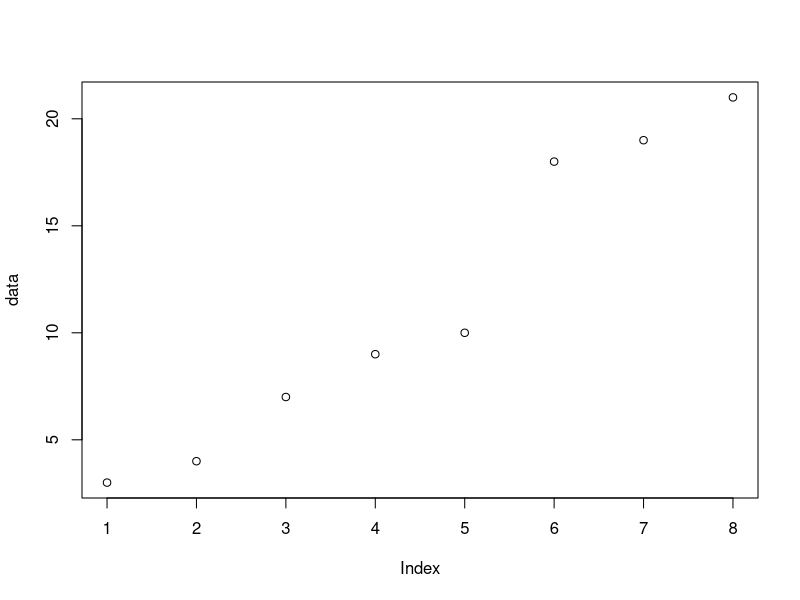
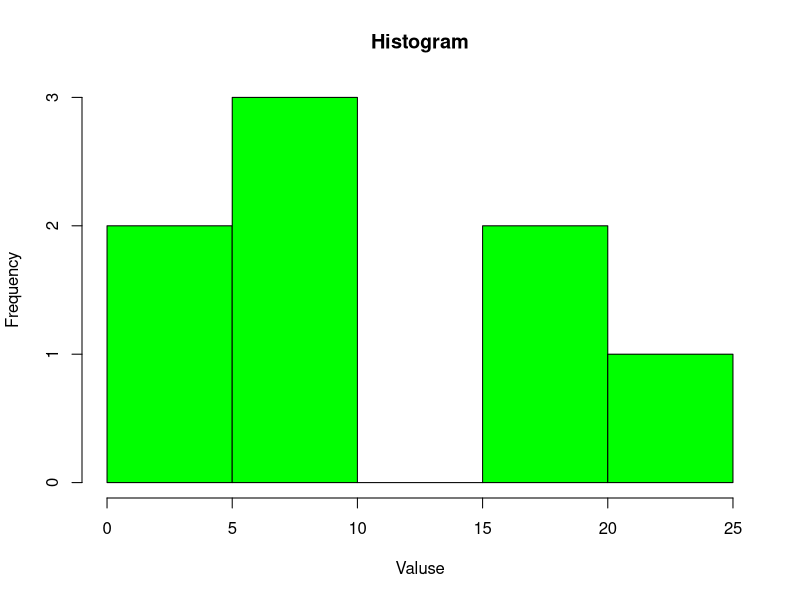
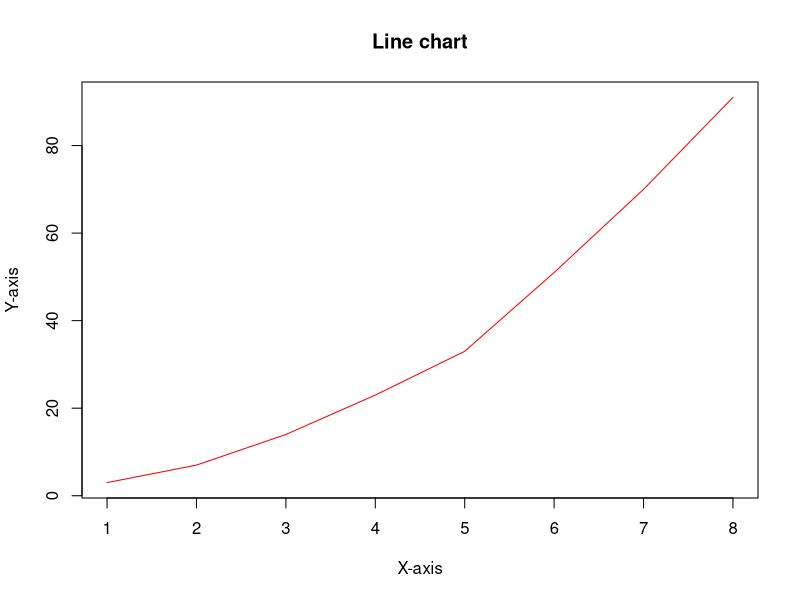
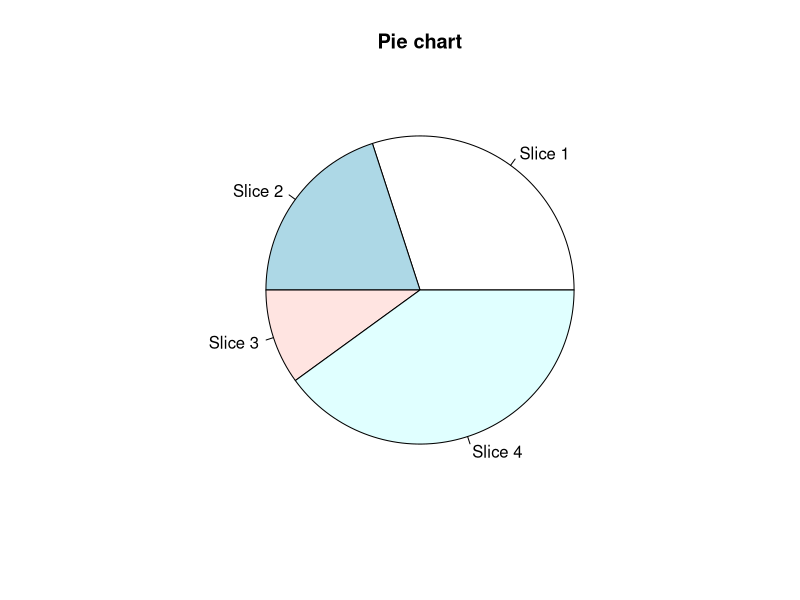
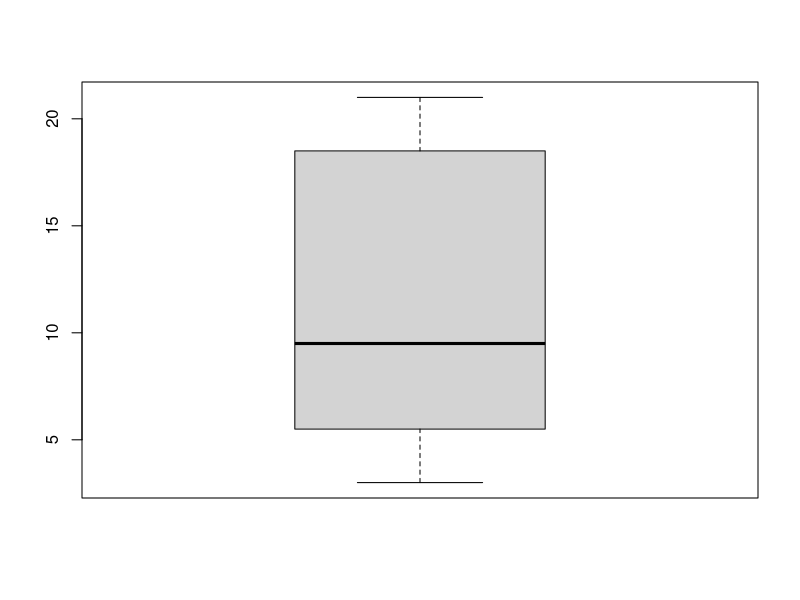
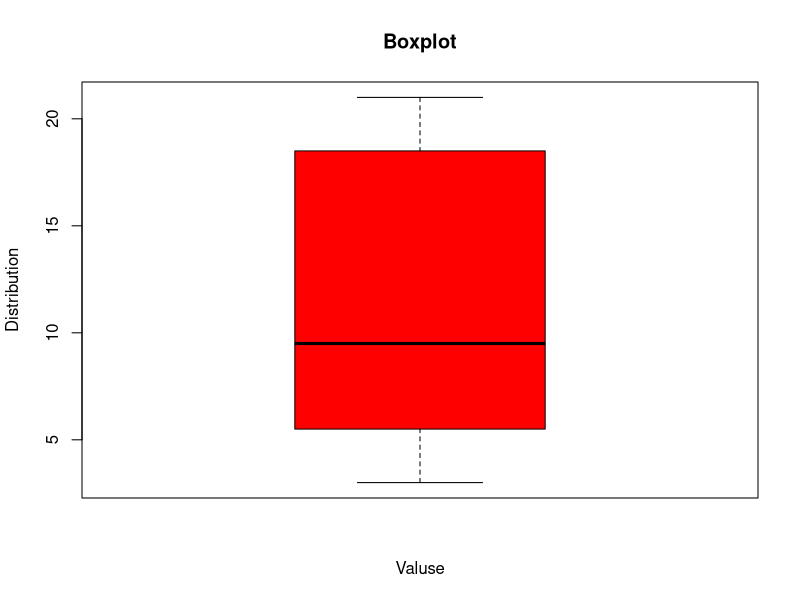
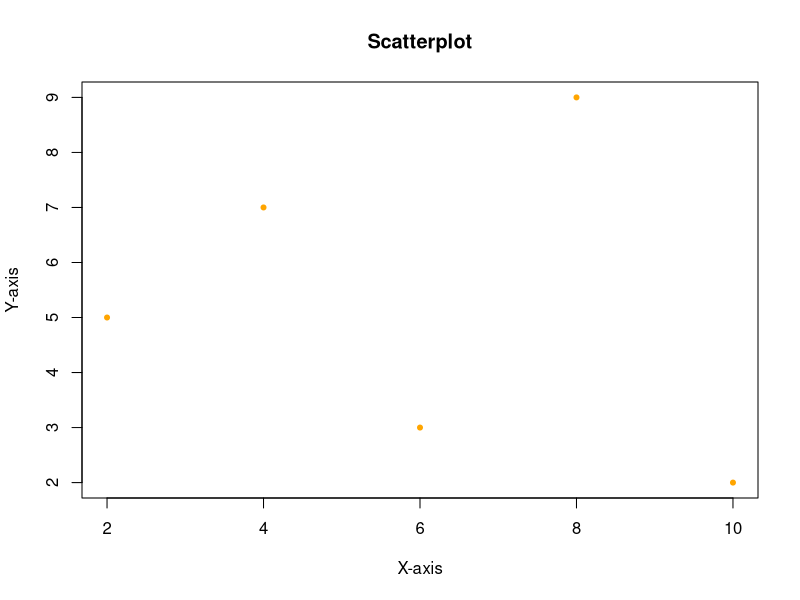

Reproduce these figures in R, in order.
# 8. Write a R program for any visual representation of an object with creating grapshs using graphic functions:
# plot() hist() Linechart(),Pie(),Boxplot() ,Scatterplots()

data <- c(3,4,7,9,10,18,19,21)

plot(data)

hist(data,breaks = 5,main="Histogram",xlab="Valuse",ylab = "Frequency",col = "green")

x<- 1:length(data)
line_data <- cumsum(data)
plot(x,line_data,type = "l",col="red",main="Line chart",xlab = "X-axis",ylab = "Y-axis")


slices <- c(30,20,10,40)
slices_name <- c("Slice 1","Slice 2","Slice 3","Slice 4")
pie(slices,labels = slices_name,main = "Pie chart")

boxplot(data)
boxplot(data,main="Boxplot",xlab="Valuse",ylab="Distribution",col = "red")

x2<-c(2,4,6,8,10)
y2 <-c(5,7,3,9,2)
plot(x2,y2,type="p",pch=20,col="orange",main="Scatterplot",xlab="X-axis",ylab="Y-axis")

